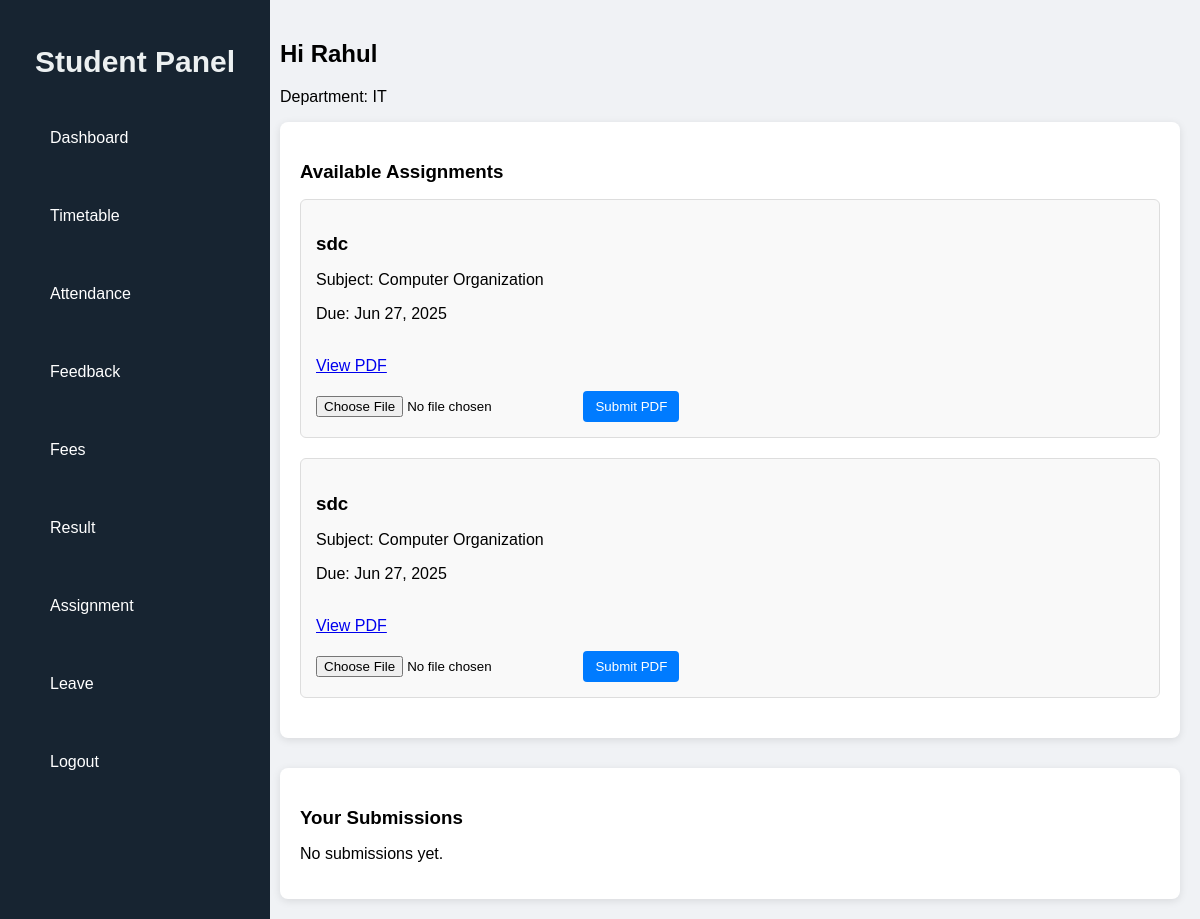
/student/assignment/ (signed in), run on an earlier commit of the app's database.
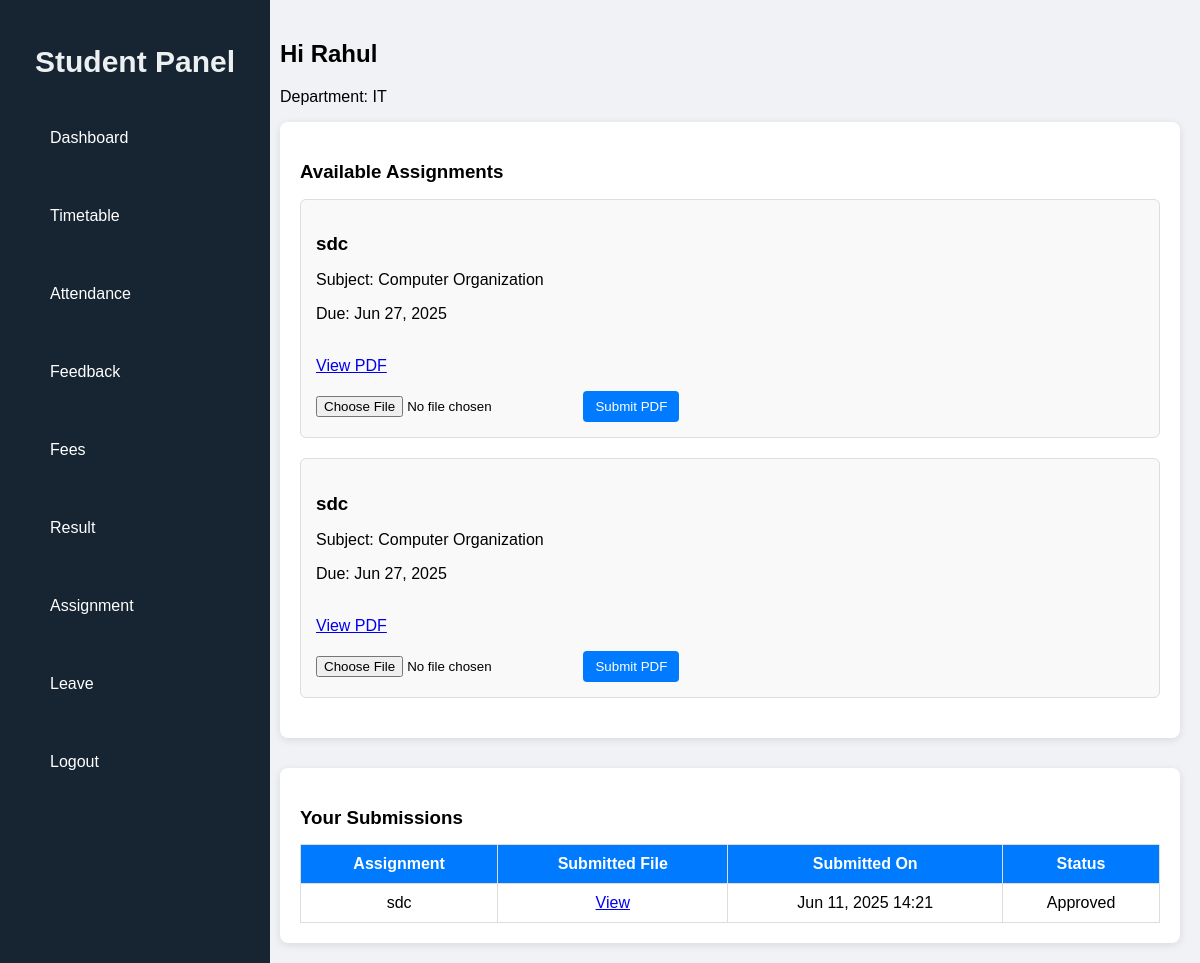
And on a later commit of the database.
### CMS/models.py (models this page shows, shortened)
class Assignment(models.Model):
    SEMESTER_CHOICES = (
        ('Semester 1', 'Semester 1'),
        ('Semester 2', 'Semester 2'),
        ('Semester 3', 'Semester 3'),
        ('Semester 4', 'Semester 4'),
        ('Semester 5', 'Semester 5'),
        ('Semester 6', 'Semester 6'),
        ('Semester 7', 'Semester 7'),
        ('Semester 8', 'Semester 8'),
    )
    subject = models.ForeignKey(Subject, on_delete=models.CASCADE)
    faculty = models.ForeignKey(Faculty, on_delete=models.CASCADE)
    semester = models.CharField(max_length=20,choices=SEMESTER_CHOICES)
    title = models.CharField(max_length=200)
    description = models.TextField()
    due_date = models.DateField()
    file = models.FileField(upload_to='assignments/', null=True, blank=True)

class Subject(models.Model):
    name = models.CharField(max_length=100)
    department = models.ForeignKey(Department, on_delete=models.CASCADE)
    faculty = models.ForeignKey(Faculty, on_delete=models.SET_NULL, null=True)
    semester = models.IntegerField()

class Submission(models.Model):
    assignment = models.ForeignKey(Assignment, on_delete=models.CASCADE)
    student = models.ForeignKey(Student, on_delete=models.CASCADE)
    file = models.FileField(upload_to='submissions/')
    approved = models.BooleanField(default=False)
    submitted_on = models.DateTimeField(auto_now_add=True)

### CMS/views.py (the view)
# urls.py: path('student/assignment/', views.assignment_submission, name='student_assignment'),
@login_required #done
def assignment_submission(request):
    student = request.user.student
    assignments = Assignment.objects.filter(subject__department=student.department)
    submissions = Submission.objects.filter(student=student)
    if request.method == "POST":
        assignment_id = request.POST['assignment']
        file = request.FILES['file']
        assignment = Assignment.objects.get(id=assignment_id)
        Submission.objects.create(assignment=assignment, student=student, file=file)
        return redirect("student_assignment")
    return render(request, "student_assignment.html", {
        "assignments": assignments,
        "submissions": submissions
    })

### CMS/models.py (called while the page is built)
    def __str__(self):
        return self.name

### CMS/templates/student_assignment.html (shortened to what this page needs)
{% load static %}
<!DOCTYPE html>
<html lang="en">
<head>
    <link rel="stylesheet" href="{% static 'css/sidebar.css' %}">
    <link rel="stylesheet" href="{% static 'css/student_assignment.css' %}">
</head>
<body>
<div class="dashboard-container">
    {% include 'student_sidebar.html' %}
    <div class="main-content">
        <div class="welcome-box">
            <h2>Hi {{ request.user.first_name|default:request.user.username }}</h2>
            <p>Department: {{ request.user.student.department }}</p>
        </div>
        <div class="assignment-box">
            <h3>Available Assignments</h3>
            {% if assignments %}
                <ul class="assignment-list">
                    {% for assignment in assignments %}
                    <li>
                            <div>
                                <h3>{{ assignment.title }}</h3>
                                <p>Subject: {{ assignment.subject.name }}</p>
                                <p>Due: {{ assignment.due_date|date:"M d, Y" }}<p><br>
                                <a href="{{ assignment.file.url }}" target="_blank">View PDF</a>
                            </div>
                        <form method="POST" enctype="multipart/form-data" class="submission-form">
                            <input type="file" name="file" accept="application/pdf" required>
                            <button type="submit">Submit PDF</button>
                        </form>
                    </li>
                    {% endfor %}
                </ul>
            {% else %}
                <p>No assignments available.</p>
            {% endif %}
        </div>
        <div class="submission-history">
            <h3>Your Submissions</h3>
            {% if submissions %}
            <table>
                <thead>
                    <tr>
                        <th>Assignment</th>
                        <th>Submitted File</th>
                        <th>Submitted On</th>
                        <th>Status</th>
                    </tr>
                </thead>
                <tbody>
                    {% for submission in submissions %}
                    <tr>
                        <td>{{ submission.assignment.title }}</td>
                        <td><a href="{{ submission.file.url }}" target="_blank">View</a></td>
                        <td>{{ submission.submitted_on|date:"M d, Y H:i" }}</td>
                        <td>{{ submission.approved|yesno:"Approved,Pending" }}</td>
                    </tr>
                    {% endfor %}
                </tbody>
            </table>
            {% else %}
                <p>No submissions yet.</p>
            {% endif %}
        </div>
    </div>
</div>
</body>
</html>

What changed in the data, as far as the page shows it:
added Submission: assignment "sdc", submitted_on "Jun 11, 2025 14:21", approved "Approved"
Also different on the page:
text no longer shown: "No submissions yet."
text now shown: "Assignment Submitted File Submitted On Status"
